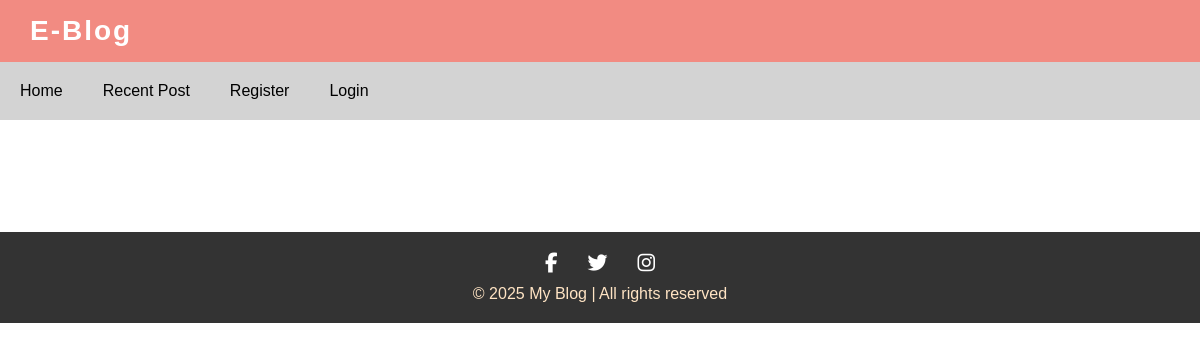
The page /recentpost/ on the database as committed earlier.
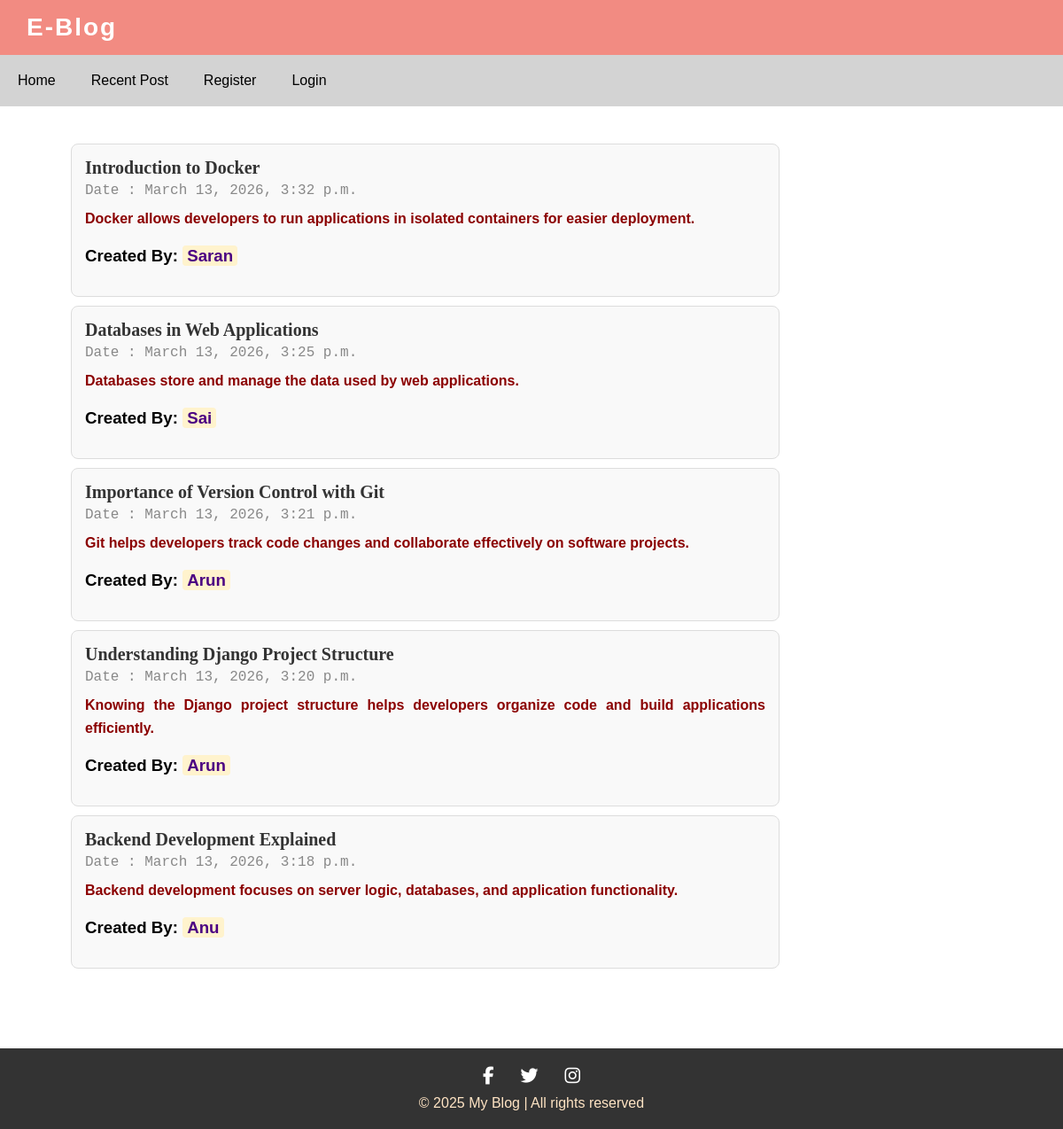
The same page on the database as committed later.
### Blogapp/models.py (models this page shows)
class Post(models.Model):
    title = models.CharField(max_length=55)
    short_description = models.TextField(max_length=400)
    description = models.TextField(max_length=1000)
    created_by =models.DateTimeField(auto_now_add=True)
    user =models.ForeignKey(User,on_delete=models.CASCADE)

### Blogapp/views.py (the view)
# urls.py: path('recentpost/',RecentpostView.as_view(),name="recentpost"),
class RecentpostView(View):
    def get(self,request):
        post= Post.objects.all().values('id','title','short_description','user__first_name','created_by').order_by('-created_by')[:5]
        return render(request,'recentpost.html',{'post':post})

### Blogapp/templates/recentpost.html (shortened to what this page needs)
{% extends 'base.html' %}
{% block content %}
<div class="content-wrapper">
    {% for p in post %}
    <div class="post-container">
        <span class="post-title">{{ p.title }}</span>
        <div class="post-date">Date : {{ p.created_by }}</div>
        <p class="post-shortdescription">{{ p.short_description }}</p>
        <h3>Created By: <span class="highlight-name">{{ p.user__first_name }}</span></h3>
    </div>
    {% endfor %}
</div>
<footer>
    <div class="footer">
        <a href="https://facebook.com" target="_blank"><i class="fab fa-facebook-f"></i></a>
        <a href="https://twitter.com" target="_blank"><i class="fab fa-twitter"></i></a>
        <a href="https://instagram.com" target="_blank"><i class="fab fa-instagram"></i></a>
        <div class="copyright">
            &copy; 2025 My Blog | All rights reserved
        </div>
    </div>
</footer>
{% endblock %}

Rows that differ between the two databases and show on the page:
added Post: title "Introduction to Docker", created_by "March 13, 2026, 3:32 p.m.", short_description "Docker allows developers to run applications in isolated containers for easier deployment.", user__first_name "Saran"
added Post: title "Databases in Web Applications", created_by "March 13, 2026, 3:25 p.m.", short_description "Databases store and manage the data used by web applications.", user__first_name "Sai"
added Post: title "Importance of Version Control with Git", created_by "March 13, 2026, 3:21 p.m.", short_description "Git helps developers track code changes and collaborate effectively on software projects.", user__first_name "Arun"
added Post: title "Understanding Django Project Structure", created_by "March 13, 2026, 3:20 p.m.", short_description "Knowing the Django project structure helps developers organize code and build applications efficiently.", user__first_name "Arun"
added Post: title "Backend Development Explained", created_by "March 13, 2026, 3:18 p.m.", short_description "Backend development focuses on server logic, databases, and application functionality.", user__first_name "Anu"
